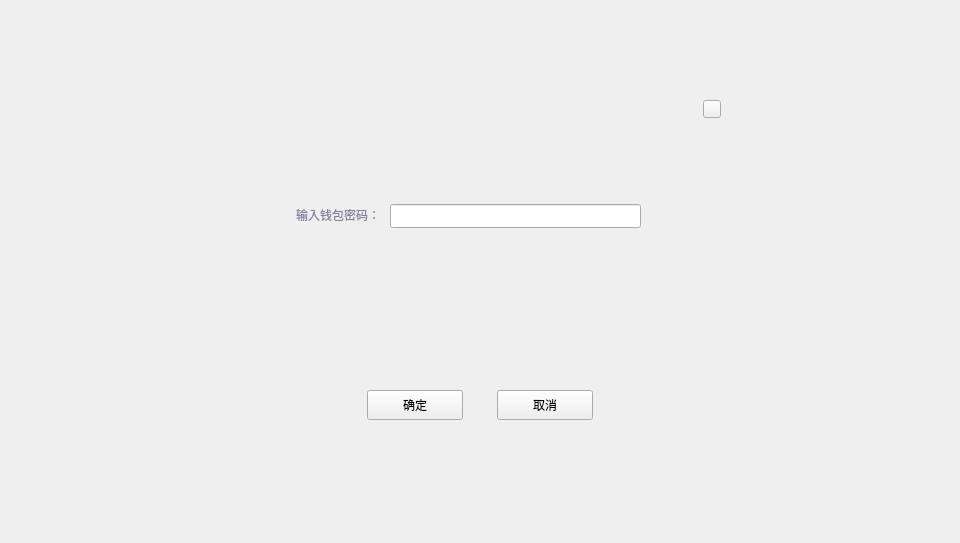
<?xml version="1.0" encoding="UTF-8"?>
<ui version="4.0">
 <class>CreateCitizenDialog</class>
 <widget class="QDialog" name="CreateCitizenDialog">
  <property name="geometry">
   <rect>
    <x>0</x>
    <y>0</y>
    <width>960</width>
    <height>543</height>
   </rect>
  </property>
  <property name="windowTitle">
   <string>Dialog</string>
  </property>
  <widget class="QWidget" name="widget" native="true">
   <property name="geometry">
    <rect>
     <x>0</x>
     <y>0</y>
     <width>960</width>
     <height>543</height>
    </rect>
   </property>
   <property name="font">
    <font>
     <family>微软雅黑</family>
    </font>
   </property>
   <widget class="QWidget" name="containerWidget" native="true">
    <property name="geometry">
     <rect>
      <x>230</x>
      <y>91</y>
      <width>500</width>
      <height>360</height>
     </rect>
    </property>
    <property name="font">
     <font>
      <family>微软雅黑</family>
     </font>
    </property>
    <widget class="QToolButton" name="closeBtn">
     <property name="geometry">
      <rect>
       <x>473</x>
       <y>9</y>
       <width>18</width>
       <height>18</height>
      </rect>
     </property>
     <property name="cursor">
      <cursorShape>PointingHandCursor</cursorShape>
     </property>
     <property name="focusPolicy">
      <enum>Qt::NoFocus</enum>
     </property>
     <property name="styleSheet">
      <string notr="true"/>
     </property>
     <property name="text">
      <string/>
     </property>
    </widget>
    <widget class="QStackedWidget" name="stackedWidget">
     <property name="geometry">
      <rect>
       <x>0</x>
       <y>39</y>
       <width>500</width>
       <height>321</height>
      </rect>
     </property>
     <property name="font">
      <font>
       <family>微软雅黑</family>
      </font>
     </property>
     <property name="currentIndex">
      <number>1</number>
     </property>
     <widget class="QWidget" name="page">
      <widget class="QToolButton" name="okBtn">
       <property name="geometry">
        <rect>
         <x>137</x>
         <y>260</y>
         <width>96</width>
         <height>30</height>
        </rect>
       </property>
       <property name="font">
        <font>
         <family>微软雅黑</family>
        </font>
       </property>
       <property name="cursor">
        <cursorShape>PointingHandCursor</cursorShape>
       </property>
       <property name="focusPolicy">
        <enum>Qt::NoFocus</enum>
       </property>
       <property name="styleSheet">
        <string notr="true"/>
       </property>
       <property name="text">
        <string>确定</string>
       </property>
      </widget>
      <widget class="QToolButton" name="cancelBtn">
       <property name="geometry">
        <rect>
         <x>267</x>
         <y>260</y>
         <width>96</width>
         <height>30</height>
        </rect>
       </property>
       <property name="font">
        <font>
         <family>微软雅黑</family>
        </font>
       </property>
       <property name="cursor">
        <cursorShape>PointingHandCursor</cursorShape>
       </property>
       <property name="focusPolicy">
        <enum>Qt::NoFocus</enum>
       </property>
       <property name="styleSheet">
        <string notr="true"/>
       </property>
       <property name="text">
        <string>取消</string>
       </property>
      </widget>
      <widget class="QLabel" name="label_2">
       <property name="geometry">
        <rect>
         <x>30</x>
         <y>60</y>
         <width>150</width>
         <height>30</height>
        </rect>
       </property>
       <property name="styleSheet">
        <string notr="true">font: 10px &quot;微软雅黑&quot;;
color:rgb(137,129,161);</string>
       </property>
       <property name="text">
        <string>可用账户</string>
       </property>
       <property name="alignment">
        <set>Qt::AlignLeading|Qt::AlignLeft|Qt::AlignVCenter</set>
       </property>
       <property name="wordWrap">
        <bool>true</bool>
       </property>
      </widget>
      <widget class="QComboBox" name="accountComboBox">
       <property name="geometry">
        <rect>
         <x>30</x>
         <y>90</y>
         <width>151</width>
         <height>24</height>
        </rect>
       </property>
       <property name="font">
        <font>
         <family>微软雅黑</family>
         <weight>50</weight>
         <bold>false</bold>
        </font>
       </property>
       <property name="focusPolicy">
        <enum>Qt::NoFocus</enum>
       </property>
       <property name="styleSheet">
        <string notr="true"/>
       </property>
      </widget>
      <widget class="QLabel" name="addressLabel">
       <property name="geometry">
        <rect>
         <x>90</x>
         <y>23</y>
         <width>361</width>
         <height>24</height>
        </rect>
       </property>
       <property name="font">
        <font>
         <family>微软雅黑</family>
         <underline>false</underline>
        </font>
       </property>
       <property name="styleSheet">
        <string notr="true">color: rgb(192, 196, 212);</string>
       </property>
       <property name="text">
        <string/>
       </property>
       <property name="scaledContents">
        <bool>true</bool>
       </property>
       <property name="textInteractionFlags">
        <set>Qt::TextSelectableByMouse</set>
       </property>
      </widget>
      <widget class="QLabel" name="label_3">
       <property name="geometry">
        <rect>
         <x>30</x>
         <y>20</y>
         <width>61</width>
         <height>30</height>
        </rect>
       </property>
       <property name="styleSheet">
        <string notr="true">font: 10px &quot;微软雅黑&quot;;
color:rgb(137,129,161);</string>
       </property>
       <property name="text">
        <string>账户地址</string>
       </property>
       <property name="alignment">
        <set>Qt::AlignLeading|Qt::AlignLeft|Qt::AlignVCenter</set>
       </property>
       <property name="wordWrap">
        <bool>true</bool>
       </property>
      </widget>
      <widget class="QStackedWidget" name="stackedWidget_fee">
       <property name="geometry">
        <rect>
         <x>250</x>
         <y>60</y>
         <width>221</width>
         <height>151</height>
        </rect>
       </property>
      </widget>
      <widget class="QLabel" name="registerLabel">
       <property name="geometry">
        <rect>
         <x>30</x>
         <y>120</y>
         <width>150</width>
         <height>40</height>
        </rect>
       </property>
       <property name="styleSheet">
        <string notr="true">font: 10px &quot;微软雅黑&quot;;
color:rgb(137,129,161);</string>
       </property>
       <property name="text">
        <string>&lt;html&gt;&lt;head/&gt;&lt;body&gt;&lt;p&gt;&lt;span style=&quot; font-size:8pt;&quot;&gt;已注册账户才可以成为Citizen，点击&lt;/span&gt;&lt;a href=&quot;showRegisterDialog&quot;&gt;&lt;span style=&quot; text-decoration: underline; color:#007af4;&quot;&gt;注册&lt;/span&gt;&lt;/a&gt;&lt;span style=&quot; font-size:8pt;&quot;&gt;新账户&lt;/span&gt;&lt;/p&gt;&lt;/body&gt;&lt;/html&gt;</string>
       </property>
       <property name="alignment">
        <set>Qt::AlignLeading|Qt::AlignLeft|Qt::AlignVCenter</set>
       </property>
       <property name="wordWrap">
        <bool>true</bool>
       </property>
      </widget>
     </widget>
     <widget class="QWidget" name="page_2">
      <widget class="QLabel" name="tipLabel2">
       <property name="geometry">
        <rect>
         <x>190</x>
         <y>110</y>
         <width>200</width>
         <height>16</height>
        </rect>
       </property>
       <property name="text">
        <string/>
       </property>
      </widget>
      <widget class="QToolButton" name="cancelBtn2">
       <property name="geometry">
        <rect>
         <x>267</x>
         <y>260</y>
         <width>96</width>
         <height>30</height>
        </rect>
       </property>
       <property name="font">
        <font>
         <family>微软雅黑</family>
        </font>
       </property>
       <property name="cursor">
        <cursorShape>PointingHandCursor</cursorShape>
       </property>
       <property name="focusPolicy">
        <enum>Qt::NoFocus</enum>
       </property>
       <property name="styleSheet">
        <string notr="true"/>
       </property>
       <property name="text">
        <string>取消</string>
       </property>
      </widget>
      <widget class="QToolButton" name="okBtn2">
       <property name="geometry">
        <rect>
         <x>137</x>
         <y>260</y>
         <width>96</width>
         <height>30</height>
        </rect>
       </property>
       <property name="font">
        <font>
         <family>微软雅黑</family>
        </font>
       </property>
       <property name="cursor">
        <cursorShape>PointingHandCursor</cursorShape>
       </property>
       <property name="focusPolicy">
        <enum>Qt::NoFocus</enum>
       </property>
       <property name="styleSheet">
        <string notr="true"/>
       </property>
       <property name="text">
        <string>确定</string>
       </property>
      </widget>
      <widget class="QLineEdit" name="pwdLineEdit">
       <property name="geometry">
        <rect>
         <x>160</x>
         <y>74</y>
         <width>251</width>
         <height>24</height>
        </rect>
       </property>
       <property name="echoMode">
        <enum>QLineEdit::Password</enum>
       </property>
      </widget>
      <widget class="QLabel" name="label_5">
       <property name="geometry">
        <rect>
         <x>30</x>
         <y>70</y>
         <width>120</width>
         <height>30</height>
        </rect>
       </property>
       <property name="styleSheet">
        <string notr="true">font: 10px &quot;微软雅黑&quot;;
color:rgb(137,129,161);</string>
       </property>
       <property name="text">
        <string>输入钱包密码：</string>
       </property>
       <property name="alignment">
        <set>Qt::AlignRight|Qt::AlignTrailing|Qt::AlignVCenter</set>
       </property>
      </widget>
     </widget>
    </widget>
   </widget>
  </widget>
 </widget>
 <resources/>
 <connections/>
</ui>
